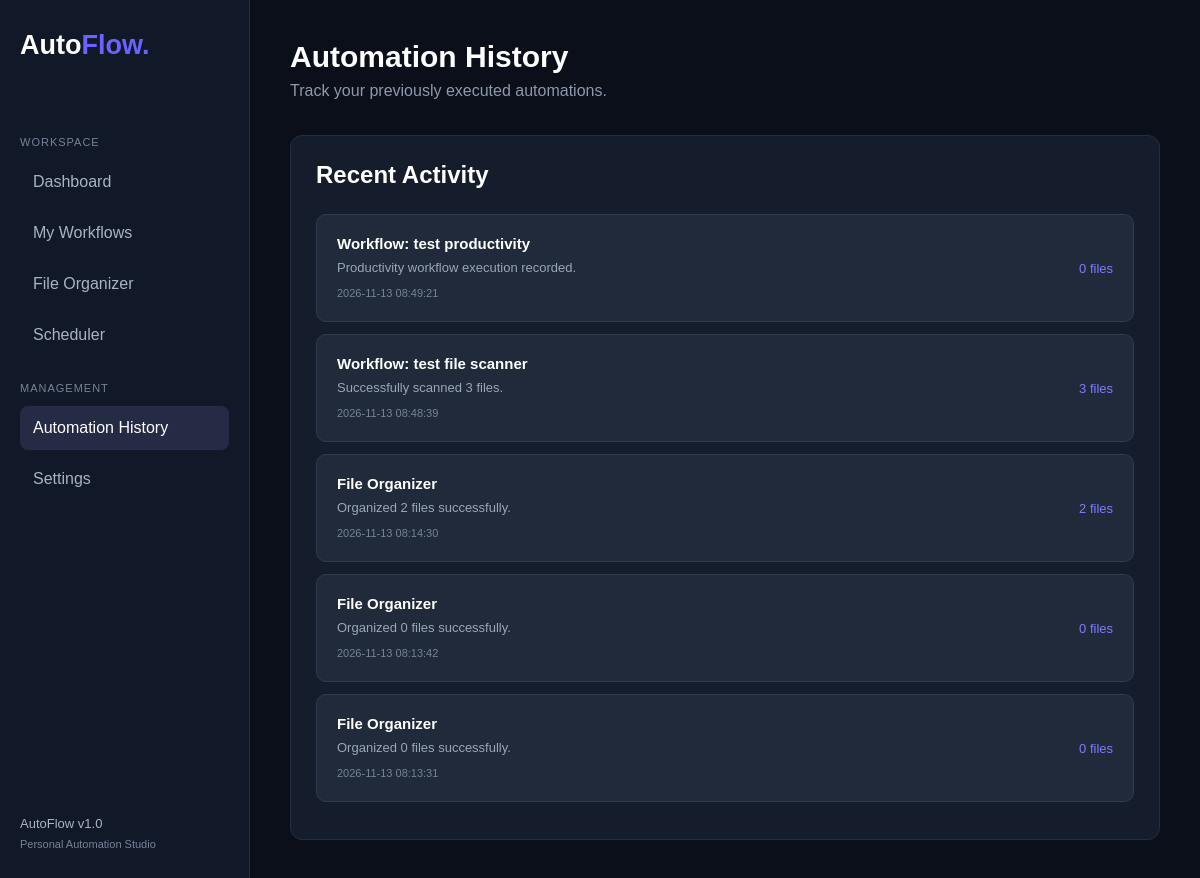
Before: /history with the older database file.
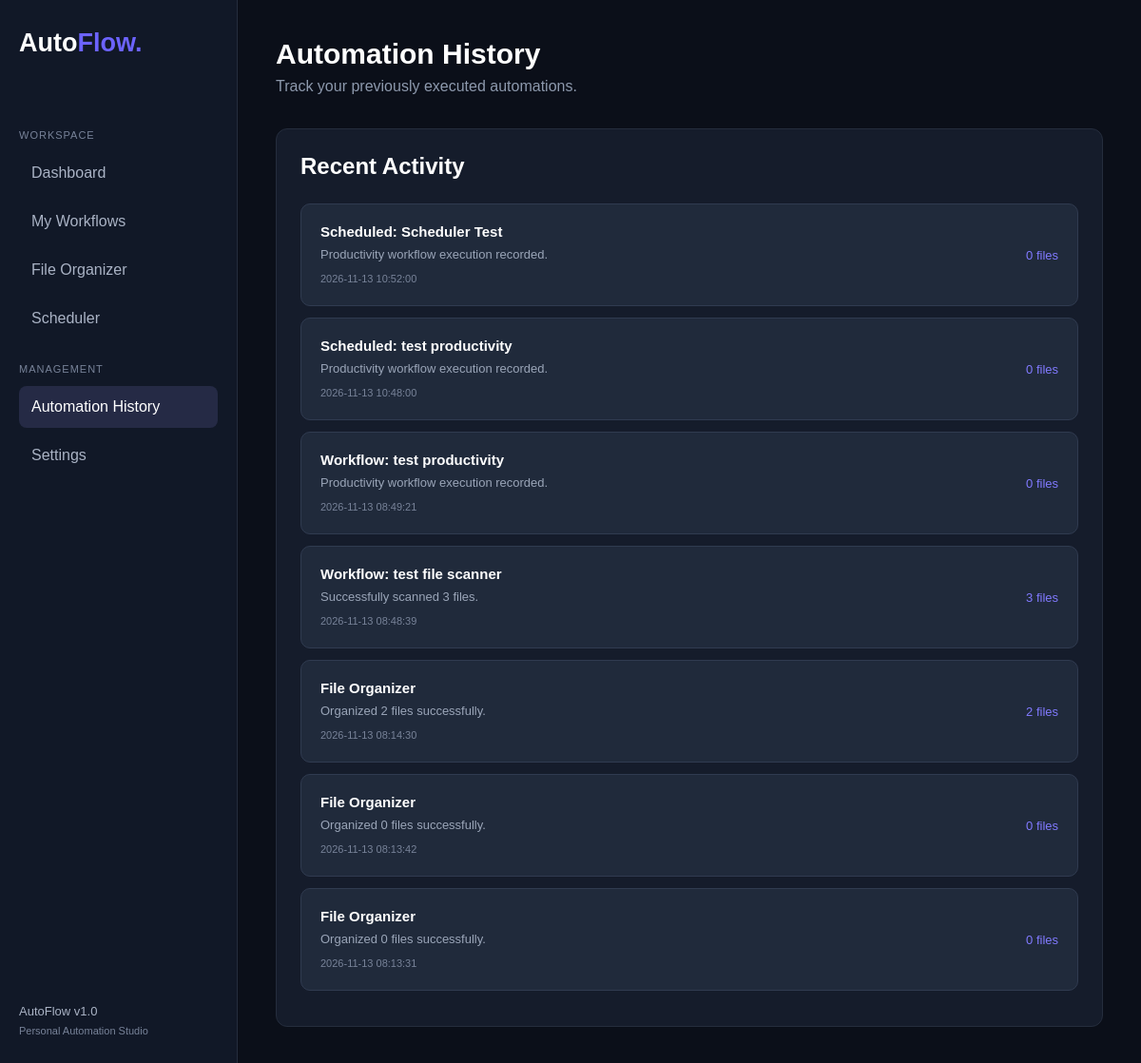
After: the same page with the newer database file.
### tables this page shows
CREATE TABLE history (
                id INTEGER PRIMARY KEY AUTOINCREMENT,
                action TEXT NOT NULL,
                details TEXT NOT NULL,
                files_moved INTEGER DEFAULT 0,
                created_at TIMESTAMP DEFAULT CURRENT_TIMESTAMP
            );

### app.py (the view)
@app.route("/history")
def history_page():
    history = get_history()
    return render_template(
        "history.html",
        history=history
    )

### storage.py (called while the page is built)
def get_connection():
    connection = sqlite3.connect(DATABASE_PATH)
    connection.row_factory = sqlite3.Row
    return connection

def get_history():
    with get_connection() as connection:
        rows = connection.execute(
            "SELECT * FROM history ORDER BY id DESC"
        ).fetchall()
    return [dict(row) for row in rows]

### templates/history.html (shortened to what this page needs)
<!DOCTYPE html>
<html lang="en">
<head>
    <link rel="stylesheet"
          href="{{ url_for('static', filename='css/style.css') }}">
</head>
<body>
<div class="app-container">
    <aside class="sidebar">
        <div class="logo">
            <h2>Auto<span>Flow.</span></h2>
        </div>
        <nav>
            <p class="nav-heading">WORKSPACE</p>
            <a href="/" class="nav-link">Dashboard</a>
            <a href="/workflows" class="nav-link">My Workflows</a>
            <a href="/organizer" class="nav-link">File Organizer</a>
            <a href="#" class="nav-link">Scheduler</a>
            <p class="nav-heading">MANAGEMENT</p>
            <a href="/history" class="nav-link active">
                Automation History
            </a>
            <a href="#" class="nav-link">Settings</a>
        </nav>
        <div class="sidebar-bottom">
            <p>AutoFlow v1.0</p>
            <span>Personal Automation Studio</span>
        </div>
    </aside>
    <main class="main-content">
        <header class="topbar">
            <div>
                <h1>Automation History</h1>
                <p>Track your previously executed automations.</p>
            </div>
        </header>
        <section class="panel">
            <div class="panel-heading">
                <h2>Recent Activity</h2>
            </div>
            {% if history %}
                {% for item in history %}
                <div class="history-item">
                    <div class="history-info">
                        <h3>{{ item.action }}</h3>
                        <p>{{ item.details }}</p>
                        <span>{{ item.created_at }}</span>
                    </div>
                    <div class="history-count">
                        {{ item.files_moved }} files
                    </div>
                </div>
                {% endfor %}
            {% else %}
                <div class="empty-state">
                    <h3>No activity yet</h3>
                    <p>Your automation history will appear here.</p>
                </div>
            {% endif %}
        </section>
    </main>
</div>
</body>
</html>

### static/css/style.css (style rules this page uses)
* { margin: 0; padding: 0; box-sizing: border-box; }
body { font-family: Arial, sans-serif; background: #0b0f19; color: #ffffff; }
.app-container { display: flex; min-height: 100vh; }
.sidebar { width: 250px; background: #111827; padding: 30px 20px; display: flex; flex-direction: column; border-right: 1px solid #252d3d; }
.logo { margin-bottom: 50px; }
.logo h2 { font-size: 27px; }
.logo span { color: #6c63ff; }
.nav-heading { font-size: 11px; color: #788399; margin: 25px 0 12px; letter-spacing: 1px; }
.nav-link { display: block; text-decoration: none; color: #aab3c5; padding: 13px; margin-bottom: 7px; border-radius: 8px; transition: 0.2s; }
.nav-link:hover, .nav-link.active { background: #252a45; color: #ffffff; }
.sidebar-bottom { margin-top: auto; color: #aab3c5; font-size: 13px; }
.sidebar-bottom span { display: block; margin-top: 7px; color: #788399; font-size: 11px; }
.main-content { flex: 1; padding: 40px; }
.topbar { display: flex; justify-content: space-between; align-items: center; margin-bottom: 35px; }
.topbar h1 { font-size: 30px; margin-bottom: 8px; }
.topbar p { color: #8d99ad; }
.panel { background: #151c2b; padding: 25px; border: 1px solid #252d3d; border-radius: 12px; min-height: 280px; }
.panel-heading { display: flex; justify-content: space-between; margin-bottom: 25px; }
.history-item { display: flex; justify-content: space-between; align-items: center; gap: 15px; background: #202a3b; border: 1px solid #303b50; padding: 20px; border-radius: 10px; margin-bottom: 12px; }
.history-info h3 { font-size: 15px; margin-bottom: 8px; }
.history-info p { color: #9aa5b8; font-size: 13px; margin-bottom: 8px; }
.history-info span { color: #788399; font-size: 11px; }
.history-count { color: #817aff; font-size: 13px; white-space: nowrap; }

Changed rows visible on the page:
added history: action "Scheduled: Scheduler Test", details "Productivity workflow execution recorded.", created_at "2026-11-13 10:52:00", files_moved "0"
added history: action "Scheduled: test productivity", details "Productivity workflow execution recorded.", created_at "2026-11-13 10:48:00", files_moved "0"
